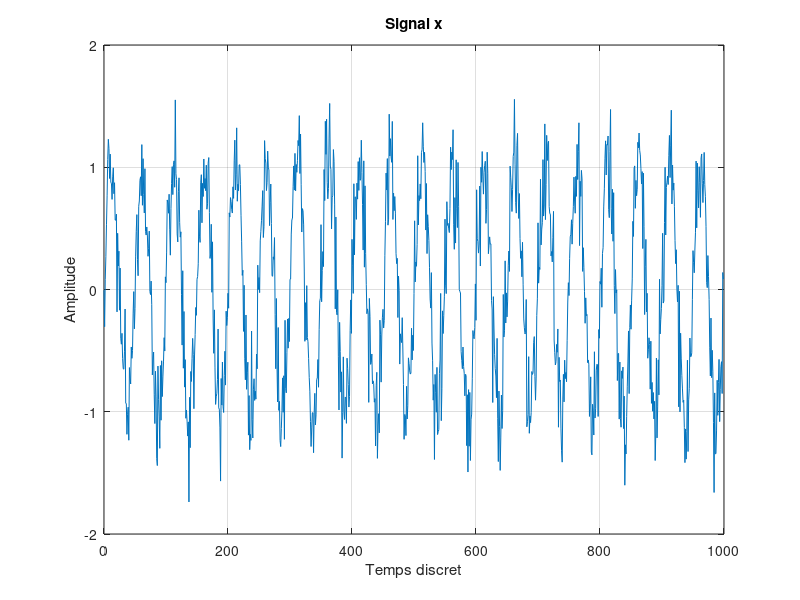
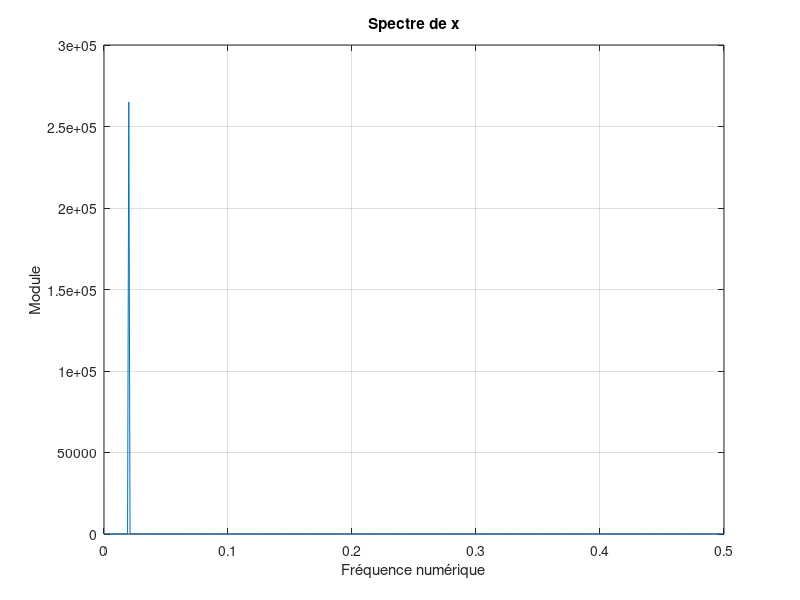
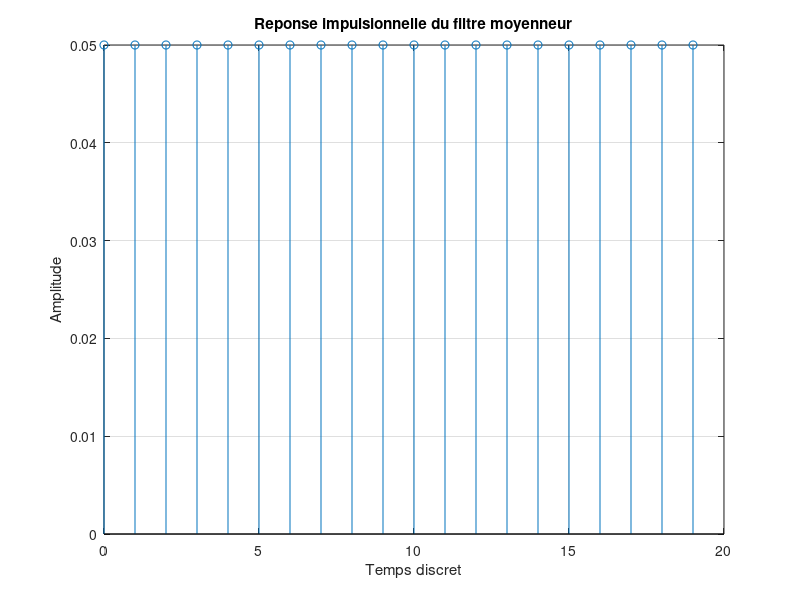
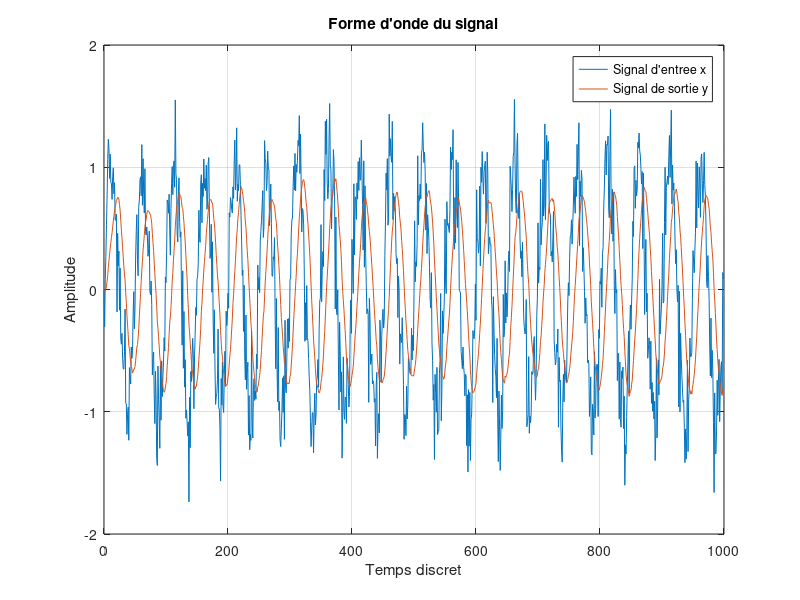

Reproduce these figures in MATLAB, in order.
clc; clear; close all

N = 1000;
nu = 0.02;
sigma = 0.25;
t = (0:N-1)';
k = 500; %points frequence
P = 20;

bruit = randn(N, 1); %tftd bruit blanc (ts echantillons statistiquement independants) theorique = cste, pratique = "residus"

%% Generation et affichage du signal d'entree
x = sin(2*pi*nu*t) + sigma*bruit;

figure(1)
plot(t, x)
grid()
xlabel("Temps discret")
ylabel("Amplitude")
title("Signal x")

%% Generation et affichage du spectre du signal d'entree
[X, w] = freqz(x, 1, k); %B = x et A = 1 car RIF
tftd_x = abs(X.^2); % /!\ module = sqrt(x^2+b^2) /!\
f = w/(2*pi);

figure(2)
plot(f, tftd_x)
grid()
xlabel("Fréquence numérique")
ylabel("Module")
title("Spectre de x")
%harmonique unique a 0.02 Hz, 500 amplitude 
%% Generation et application du filtre numerique
n = (0:P-1)';
h = (1/P)*ones(P, 1);

figure(3)
stem(n, h)
grid()
title("Reponse impulsionnelle du filtre moyenneur")
xlabel("Temps discret")
ylabel("Amplitude")

y = filter(h, 1, x);

figure(4)
plot(t, x)
hold on
plot(t, y)
grid()
legend("Signal d'entree x", "Signal de sortie y")
xlabel("Temps discret")
ylabel("Amplitude")
title("Forme d'onde du signal")
%dephasage leger

[Y, w] = freqz(y, 1, k);
tftd_y = abs(Y.^2); 

figure(5)
plot(f, tftd_y)
grid()
title("Spectre de y")
xlabel("Frequence numerique")
ylabel("Module")
%frequence harmonique conservee, amplitude reduite a 376, residus 
%% Reponse en frequence du filtre numerique
[H, w_h] = freqz(h, 1, k);
tftd_h = abs(H.^2);
f_h = w_h/(2*pi);

figure(6)
plot(f_h, tftd_h)
grid()
title("Courbe de gain du filtre moyenneur")
xlabel("Frequence numerique")
ylabel("Module")
%coupe les frequences > 0.02 Hz